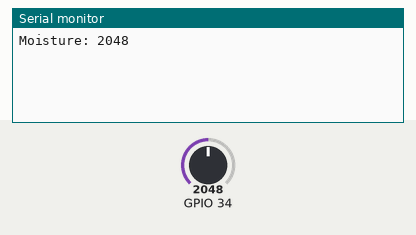
Bench run of a sketch on a simulated ESP32. Parts: the last lines printed to the serial monitor. Inputs (shaded band) come from the test bench; at power-on: GPIO 34 = 2048.

Above: at 2.2 s.
2.3 s: GPIO 34 set to 1960
At 5.3 s:
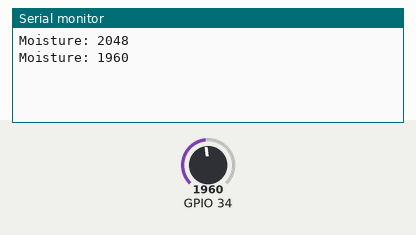
6.1 s: GPIO 34 set to 2040
At 7.6 s:
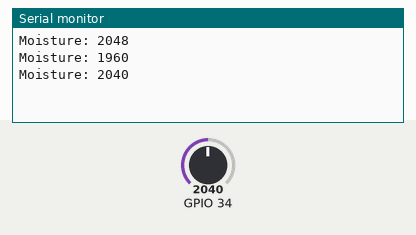
Timing chart, 0 to 9.1 s (numbered marks = the images above; inputs shaded):
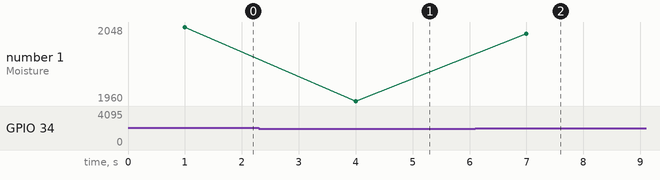

Measured:
- after the input at 2.3 s, the serial monitor: prints a new line after 1.7 s (image 1)
- after the input at 6.1 s, the serial monitor: prints a new line after 0.90 s (image 2)
- plotted number 1: 2048 → 1960 after the input at 2.3 s, 1960 → 2040 after the input at 6.1 s

The sketch:

main.ino
```cpp
// Wi-Fi credentials and configuration
#include "config.h"

void setup() {
  Serial.begin(115200);
  delay(1000);
}

void loop() {
  int moisture = analogRead(34);
  Serial.print("Moisture: "); Serial.println(moisture);
  int threshold = 2000;
  if (moisture < threshold) {
    digitalWrite(25, HIGH); // turn pump on
  } else {
    digitalWrite(25, LOW);
  }
  delay(3000);
}
```

config.example.h
```cpp
#pragma once
// Replace these with your network credentials
#define WIFI_SSID "your-ssid"
#define WIFI_PASSWORD "your-password"
```
